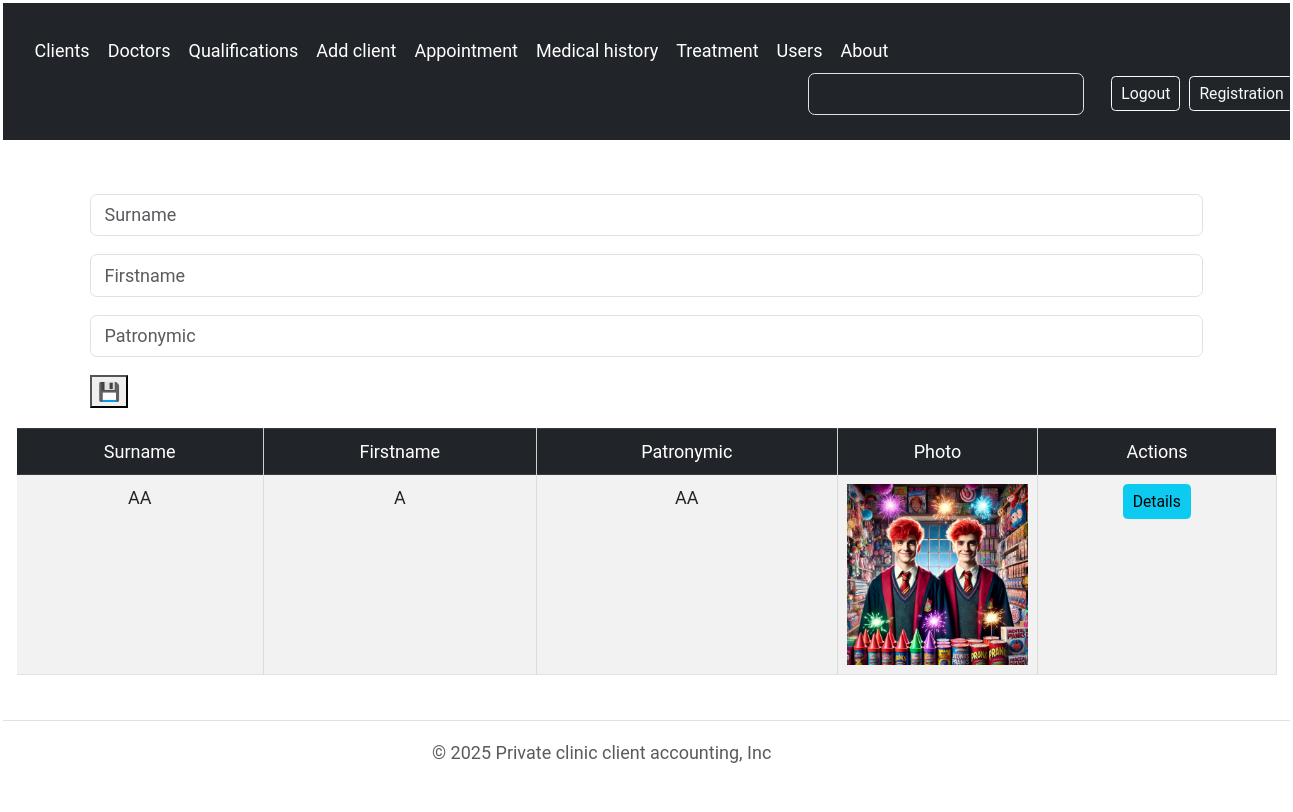
/doctors/ (signed in), run on the app's committed database.
### apps/core/models/doctor.py (models this page shows, shortened)
class Doctor(models.Model):
    id = models.AutoField(primary_key=True)
    photo = models.ImageField(upload_to='doctor_photos/', blank=True, null=True)
    surname = models.CharField(max_length=50)
    firstname = models.CharField(max_length=50)
    patronymic = models.CharField(max_length=50)

### apps/core/views.py (the view, shortened to what this page needs)
# urls.py: path('doctors/', views.doctors, name='doctors'),  # core:doctors
@require_http_methods(['GET', 'POST'])
def doctors(request):
    context = {
        'doctor_list': Doctor.objects.all(),
    }
    return render(request, 'core/pages/doctors.html', context)

### apps/core/templates/core/pages/doctors.html (shortened to what this page needs)
{% extends "base.html" %}
{% block content %}
<div style="justify-items: center;">
    {% include "core/pages/doctor_form_create.html" %}
</div>
<div class="container-fluid">
    <table class="table table-striped table-bordered">
        <thead class="table-dark">
        <tr>
            <th scope="col">Surname</th>
            <th scope="col">Firstname</th>
            <th scope="col">Patronymic</th>
            <th scope="col">Photo</th>
            <th>Actions</th>
        </tr>
        </thead>
        <tbody>
        {% for doctor in doctor_list %}
        <tr>
            <td>{{doctor.surname}}</td>
            <td>{{doctor.firstname}}</td>
            <td>{{doctor.patronymic}}</td>
            <td style="width: 200px; height: 200px;">
                {% if doctor.photo %}
               <img src="{{ doctor.photo.url }}" alt="Doctor Photo" style="max-width: 100%; max-height: 100%; object-fit: cover;">
                {% endif %}
            </td>
            <td>
                <a href="{% url 'core:doctor_detail' doctor.id %}" class="btn btn-sm btn-info">Details</a>
            </td>
        </tr>
        {% endfor %}
        </tbody>
    </table>
</div>
{% endblock content %}

### static/styles.css (style rules this page uses)
* { font-family: Roboto, serif; font-size: 18px; }
body { padding: 3px; }
table { width: 100%; border-collapse: collapse; font-size: small; text-align: center; margin-top: 20px; }
table th { font-weight: 400; padding: 5px; background: #e8e8e8; border: 1px solid #d0d0d0; }
table td { border: 1px solid #ddd; padding: 5px; }
table tr td:first-child, table tr th:first-child { border-left: none; }
table tr td:first-child, table tr th:last-child { border-right: none; }

### data on the page
Doctor: surname "AA", firstname "A", patronymic "AA", photo (picture)
